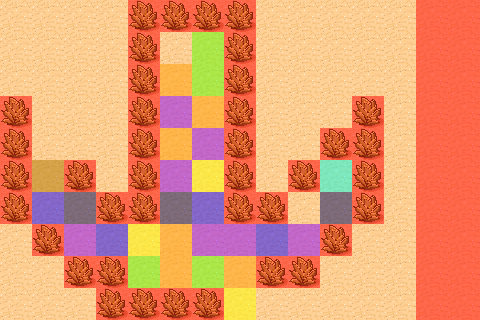

The image is a tile-based game level rendered from a .tmx file. Its description and source (layers, tilesets, objects; grid data summarised) follow:
An orthogonal 15x10 tile map with 32x32 px tiles, 2 tile layers (Background, MetaInfo), 2 tilesets and 31 objects (HeroPoint, W_Sword001Point_1, W_Sword001Point_2, W_Sword001Point_3, W_Sword001Point_4, ...).

<map version="1.0" orientation="orthogonal" renderorder="right-down" width="15" height="10" tilewidth="32" tileheight="32" nextobjectid="33">
 <tileset firstgid="1" name="HolyGrail" tilewidth="32" tileheight="32" spacing="1" margin="1" tilecount="48" columns="8">
  <image source="tmw_desert_spacing.png" width="265" height="199" />
 </tileset>
 <tileset firstgid="49" name="Meta" tilewidth="32" tileheight="32" spacing="1" margin="1" tilecount="10" columns="5">
  <image source="metaset10way.png" width="166" height="67" />
  <tile id="0">
   <properties>
    <property name="Wall" value="YES" />
   </properties>
  </tile>
  <tile id="1">
   <properties>
    <property name="Items" value="W_Sword001" />
   </properties>
  </tile>
  <tile id="2">
   <properties>
    <property name="Items" value="W_Mace008" />
   </properties>
  </tile>
  <tile id="3">
   <properties>
    <property name="Items" value="W_Sword015" />
   </properties>
  </tile>
  <tile id="4">
   <properties>
    <property name="Items" value="I_Key" />
   </properties>
  </tile>
  <tile id="5">
   <properties>
    <property name="Monster" value="Jelly" />
   </properties>
  </tile>
  <tile id="6">
   <properties>
    <property name="Monster" value="Demon" />
   </properties>
  </tile>
  <tile id="7">
   <properties>
    <property name="Monster" value="Wolf" />
   </properties>
  </tile>
  <tile id="9">
   <properties>
    <property name="Exit" value="I_Chest" />
   </properties>
  </tile>
 </tileset>
 <layer name="Background" width="15" height="10">
  <data>[150 cells, 150 non-empty, 2 distinct tile ids]</data>
 </layer>
 <objectgroup name="Objects">
  <object id="1" name="HeroPoint" x="176" y="48" />
  <object id="2" name="W_Sword001Point_1" x="176" y="80" />
  <object id="3" name="W_Sword001Point_2" x="208" y="112" />
  <object id="4" name="W_Sword001Point_3" x="176" y="144" />
  <object id="5" name="W_Sword001Point_4" x="176" y="240" />
  <object id="6" name="W_Sword001Point_6" x="240" y="272" />
  <object id="7" name="W_Sword001Point_5" x="176" y="272" />
  <object id="8" name="W_Mace008Point_1" x="208" y="176" />
  <object id="10" name="W_Mace008Point_3" x="240" y="304" />
  <object id="11" name="W_Mace008Point_2" x="144" y="240" />
  <object id="12" name="W_Sword015Point_1" x="208" y="48" />
  <object id="13" name="W_Sword015Point_2" x="208" y="80" />
  <object id="14" name="W_Sword015Point_4" x="208" y="272" />
  <object id="15" name="W_Sword015Point_3" x="144" y="272" />
  <object id="16" name="I_KeyPoint" x="336" y="176" />
  <object id="17" name="I_ChestPoint" x="48" y="176" />
  <object id="18" name="WolfPoint_1" x="176" y="112" />
  <object id="19" name="WolfPoint_2" x="208" y="144" />
  <object id="20" name="WolfPoint_3" x="176" y="176" />
  <object id="21" name="WolfPoint_4" x="80" y="240" />
  <object id="22" name="WolfPoint_5" x="208" y="240" />
  <object id="23" name="WolfPoint_6" x="240" y="240" />
  <object id="24" name="WolfPoint_7" x="304" y="240" />
  <object id="25" name="DemonPoint_1" x="80" y="208" />
  <object id="26" name="DemonPoint_2" x="176" y="208" />
  <object id="27" name="DemonPoint_3" x="336" y="208" />
  <object id="28" name="JellyPoint_1" x="48" y="208" />
  <object id="29" name="JellyPoint_3" x="112" y="240" />
  <object id="30" name="JellyPoint_2" x="208" y="208" />
  <object id="31" name="JellyPoint_4" x="272" y="240" />
  <object id="32" name="ItemStatePoint" x="448" y="35" />
 </objectgroup>
 <layer name="MetaInfo" width="15" height="10">
  <data>[150 cells, 88 non-empty, 9 distinct tile ids]</data>
 </layer>
</map>
